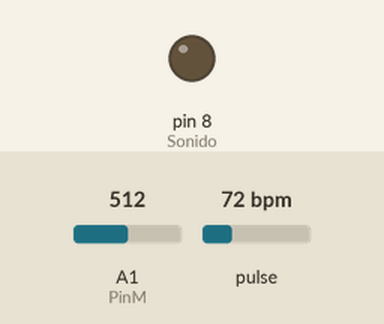
Recording of a sketch running on a simulated Arduino Uno, built with avr-gcc and run on an emulated ATmega328P. Parts: output pins drawn as LEDs (lit = HIGH). The inputs (shaded band) are chosen by the test bench; at power-on: A1 (PinM) = 512, pulse 72 bpm. What the sketch prints to the serial monitor is not drawn.

Above: at 1.2 s.
1.3 s: A1 (PinM) set to 538
2.8 s: A1 (PinM) set to 561
At 3.5 s:
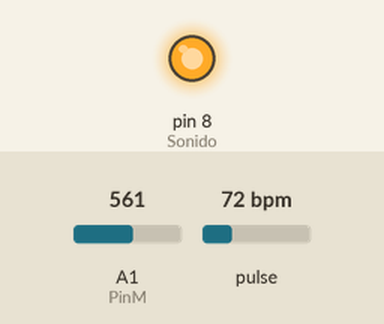
4.3 s: A1 (PinM) set to 540
At 4.6 s:
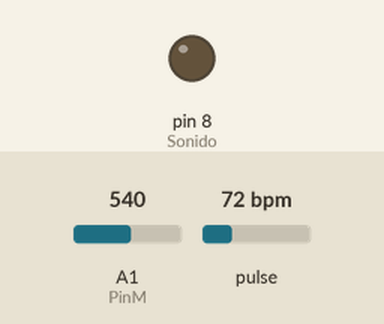
5.8 s: A1 (PinM) set to 560
At 7.0 s:
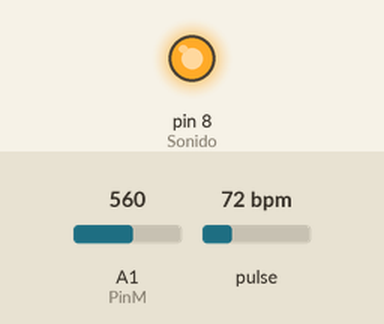
Timing chart, 0 to 8.3 s (numbered marks = the images above; inputs shaded):
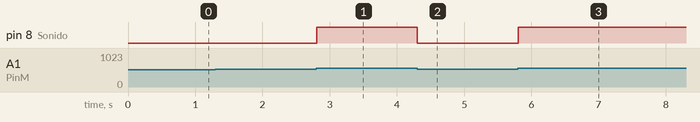

The sketch:

ProyectoLabo2.ino
```cpp
#include <PulseSensorPlayground.h>
#include <SoftwareSerial.h> //Biblio Bluetooth
PulseSensorPlayground pulseSensor;  // Creates an object
///Bluetooth
char inputByte;
char buffer[10];


int PinI = A0;
int PinM = A1;
int Sonido = 8;
int ledV = 6;
int ledR = 7;

int pulsoI;
int pulsoM;
unsigned long previousMicrosTriac1 = 0;
unsigned long previousMicrosTriac2 = 0;
const long intervalTriac1 = 1;
const long intervalTriac2 = 1;

volatile int BPM; // Pulsos por minutos
volatile boolean Pulso = false; // verdadero cuando la onda de pulso es alta, falsa cuando es baja
volatile boolean Qs = false; // Verdadero cuando el arduino busca un pulso del corazón


void setup() {
  // put your setup code here, to run once:
Serial.begin(9600); // inicio serial a 9600 baudres
pinMode(PinI,INPUT);
pinMode(PinM,INPUT);
pinMode(Sonido, OUTPUT);

}

void loop() {
unsigned currentMicros = micros();
if(currentMicros - previousMicrosTriac1 >= intervalTriac1){
    previousMicrosTriac1 = currentMicros;
  pulsoM = analogRead(PinM);

  if (pulsoI >= 550){
    digitalWrite(ledV,HIGH);
    digitalWrite(ledR,LOW);
}
  else{
    digitalWrite(ledR,HIGH);
    digitalWrite(ledV,LOW);
}


}
if(currentMicros - previousMicrosTriac2 >= intervalTriac2){
  previousMicrosTriac2 = currentMicros;
  pulsoM = analogRead(PinM);

  if (pulsoM >= 550){
    digitalWrite(Sonido,HIGH);
  }
   else{
    digitalWrite(Sonido,LOW);
}
  int BPM = pulseSensor.getBeatsPerMinute();
  Serial.println(BPM);

}
int BPM = pulseSensor.getBeatsPerMinute();
pulsoM = analogRead(PinM);
sprintf(buffer,"%d,%d",BPM,pulsoM);

//  Serial.println(buffer);
}
```

Measured:
- the behaviour switches between 549 and 550 on A1 (PinM) (found by bisection; images 0 and 1)
- after the input at 1.3 s, every drawn part: stays the same
- after the input at 2.8 s, pin 8 (Sonido): LOW → HIGH at once
- after the input at 4.3 s, pin 8 (Sonido): HIGH → LOW at once
- after the input at 5.8 s, pin 8 (Sonido): LOW → HIGH at once
